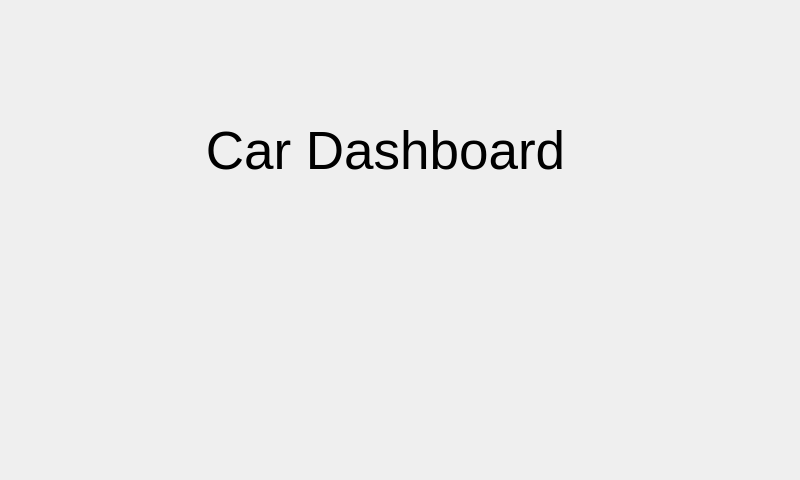
<?xml version="1.0" encoding="UTF-8"?>
<ui version="4.0">
 <class>Form</class>
 <widget class="QWidget" name="Form">
  <property name="geometry">
   <rect>
    <x>0</x>
    <y>0</y>
    <width>800</width>
    <height>480</height>
   </rect>
  </property>
  <property name="windowTitle">
   <string>Form</string>
  </property>
  <property name="windowIcon">
   <iconset>
    <normaloff>../Images/icon.png</normaloff>../Images/icon.png</iconset>
  </property>
  <property name="styleSheet">
   <string notr="true">QProgressBar:horizontal {
    border: 1px solid #3A3939;
    text-align: center;
    padding: 1px;
    background: #201F1F;
}
QProgressBar::chunk:horizontal {
    background-color: qlineargradient(spread:reflect, x1:1, y1:0.545, x2:1, y2:0, stop:0 rgba(28, 66, 111, 255), stop:1 rgba(37, 87, 146, 255));
}

QToolTip
{
    border: 1px solid #3A3939;
    background-color: rgb(90, 102, 117);;
    color: white;
    padding: 1px;
    opacity: 200;
}

QWidget
{
    color: silver;
    background-color: #302F2F;
    selection-background-color:#3d8ec9;
    selection-color: black;
    background-clip: border;
    border-image: none;
    outline: 0;
}

QWidget:item:hover
{
    background-color: #78879b;
    color: black;
}

QWidget:item:selected
{
    background-color: #3d8ec9;
}

QCheckBox
{
    spacing: 5px;
    outline: none;
    color: #bbb;
    margin-bottom: 2px;
}

QCheckBox:disabled
{
    color: #777777;
}
QCheckBox::indicator,
QGroupBox::indicator
{
    width: 18px;
    height: 18px;
}
QGroupBox::indicator
{
    margin-left: 2px;
}

QCheckBox::indicator:unchecked,
QCheckBox::indicator:unchecked:hover,
QGroupBox::indicator:unchecked,
QGroupBox::indicator:unchecked:hover
{
    image: url(:/dark_blue/img/checkbox_unchecked.png);
}

QCheckBox::indicator:unchecked:focus,
QCheckBox::indicator:unchecked:pressed,
QGroupBox::indicator:unchecked:focus,
QGroupBox::indicator:unchecked:pressed
{
  border: none;
    image: url(:/dark_blue/img/checkbox_unchecked_focus.png);
}

QCheckBox::indicator:checked,
QCheckBox::indicator:checked:hover,
QGroupBox::indicator:checked,
QGroupBox::indicator:checked:hover
{
    image: url(:/dark_blue/img/checkbox_checked.png);
}

QCheckBox::indicator:checked:focus,
QCheckBox::indicator:checked:pressed,
QGroupBox::indicator:checked:focus,
QGroupBox::indicator:checked:pressed
{
  border: none;
    image: url(:/dark_blue/img/checkbox_checked_focus.png);
}

QCheckBox::indicator:indeterminate,
QCheckBox::indicator:indeterminate:hover,
QCheckBox::indicator:indeterminate:pressed
QGroupBox::indicator:indeterminate,
QGroupBox::indicator:indeterminate:hover,
QGroupBox::indicator:indeterminate:pressed
{
    image: url(:/dark_blue/img/checkbox_indeterminate.png);
}

QCheckBox::indicator:indeterminate:focus,
QGroupBox::indicator:indeterminate:focus
{
    image: url(:/dark_blue/img/checkbox_indeterminate_focus.png);
}

QCheckBox::indicator:checked:disabled,
QGroupBox::indicator:checked:disabled
{
    image: url(:/dark_blue/img/checkbox_checked_disabled.png);
}

QCheckBox::indicator:unchecked:disabled,
QGroupBox::indicator:unchecked:disabled
{
    image: url(:/dark_blue/img/checkbox_unchecked_disabled.png);
}

QRadioButton
{
    spacing: 5px;
    outline: none;
    color: #bbb;
    margin-bottom: 2px;
}

QRadioButton:disabled
{
    color: #777777;
}
QRadioButton::indicator
{
    width: 21px;
    height: 21px;
}

QRadioButton::indicator:unchecked,
QRadioButton::indicator:unchecked:hover
{
    image: url(:/dark_blue/img/radio_unchecked.png);
}

QRadioButton::indicator:unchecked:focus,
QRadioButton::indicator:unchecked:pressed
{
  border: none;
  outline: none;
    image: url(:/dark_blue/img/radio_unchecked_focus.png);
}

QRadioButton::indicator:checked,
QRadioButton::indicator:checked:hover
{
  border: none;
  outline: none;
    image: url(:/dark_blue/img/radio_checked.png);
}

QRadioButton::indicator:checked:focus,
QRadioButton::indicato::menu-arrowr:checked:pressed
{
  border: none;
  outline: none;
    image: url(:/dark_blue/img/radio_checked_focus.png);
}

QRadioButton::indicator:indeterminate,
QRadioButton::indicator:indeterminate:hover,
QRadioButton::indicator:indeterminate:pressed
{
        image: url(:/dark_blue/img/radio_indeterminate.png);
}

QRadioButton::indicator:checked:disabled
{
  outline: none;
  image: url(:/dark_blue/img/radio_checked_disabled.png);
}

QRadioButton::indicator:unchecked:disabled
{
    image: url(:/dark_blue/img/radio_unchecked_disabled.png);
}


QMenuBar
{
    background-color: #302F2F;
    color: silver;
}

QMenuBar::item
{
    background: transparent;
}

QMenuBar::item:selected
{
    background: transparent;
    border: 1px solid #3A3939;
}

QMenuBar::item:pressed
{
    border: 1px solid #3A3939;
    background-color: #3d8ec9;
    color: black;
    margin-bottom:-1px;
    padding-bottom:1px;
}

QMenu
{
    border: 1px solid #3A3939;
    color: silver;
    margin: 1px;
}

QMenu::icon
{
    margin: 1px;
}

QMenu::item
{
    padding: 2px 2px 2px 25px;
    margin-left: 5px;
    border: 1px solid transparent; /* reserve space for selection border */
}

QMenu::item:selected
{
    color: black;
}

QMenu::separator {
    height: 2px;
    background: lightblue;
    margin-left: 10px;
    margin-right: 5px;
}

QMenu::indicator {
    width: 16px;
    height: 16px;
}

/* non-exclusive indicator = check box style indicator
   (see QActionGroup::setExclusive) */
QMenu::indicator:non-exclusive:unchecked {
    image: url(:/dark_blue/img/checkbox_unchecked.png);
}

QMenu::indicator:non-exclusive:unchecked:selected {
    image: url(:/dark_blue/img/checkbox_unchecked_disabled.png);
}

QMenu::indicator:non-exclusive:checked {
    image: url(:/dark_blue/img/checkbox_checked.png);
}

QMenu::indicator:non-exclusive:checked:selected {
    image: url(:/dark_blue/img/checkbox_checked_disabled.png);
}

/* exclusive indicator = radio button style indicator (see QActionGroup::setExclusive) */
QMenu::indicator:exclusive:unchecked {
    image: url(:/dark_blue/img/radio_unchecked.png);
}

QMenu::indicator:exclusive:unchecked:selected {
    image: url(:/dark_blue/img/radio_unchecked_disabled.png);
}

QMenu::indicator:exclusive:checked {
    image: url(:/dark_blue/img/radio_checked.png);
}

QMenu::indicator:exclusive:checked:selected {
    image: url(:/dark_blue/img/radio_checked_disabled.png);
}

QMenu::right-arrow {
    margin: 5px;
    image: url(:/dark_blue/img/right_arrow.png)
}


QWidget:disabled
{
    color: #808080;
    background-color: #302F2F;
}

QAbstractItemView
{
    alternate-background-color: #3A3939;
    color: silver;
    border: 1px solid 3A3939;
    border-radius: 2px;
    padding: 1px;
}

QWidget:focus, QMenuBar:focus
{
    border: 1px solid #78879b;
}

QTabWidget:focus, QCheckBox:focus, QRadioButton:focus, QSlider:focus
{
    border: none;
}

QLineEdit
{
    background-color: #201F1F;
    padding: 2px;
    border-style: solid;
    border: 1px solid #3A3939;
    border-radius: 2px;
    color: silver;
}

QGroupBox {
    border:1px solid #3A3939;
    border-radius: 2px;
    margin-top: 20px;
    background-color: #302F2F;
    color: silver;
}

QGroupBox::title {
    subcontrol-origin: margin;
    subcontrol-position: top center;
    padding-left: 10px;
    padding-right: 10px;
    padding-top: 10px;
}

QAbstractScrollArea
{
    border-radius: 2px;
    border: 1px solid #3A3939;
    background-color: transparent;
}

QScrollBar:horizontal
{
    height: 15px;
    margin: 3px 15px 3px 15px;
    border: 1px transparent #2A2929;
    border-radius: 4px;
    background-color: #2A2929;
}

QScrollBar::handle:horizontal
{
    background-color: #605F5F;
    min-width: 5px;
    border-radius: 4px;
}

QScrollBar::add-line:horizontal
{
    margin: 0px 3px 0px 3px;
    border-image: url(:/dark_blue/img/right_arrow_disabled.png);
    width: 10px;
    height: 10px;
    subcontrol-position: right;
    subcontrol-origin: margin;
}

QScrollBar::sub-line:horizontal
{
    margin: 0px 3px 0px 3px;
    border-image: url(:/dark_blue/img/left_arrow_disabled.png);
    height: 10px;
    width: 10px;
    subcontrol-position: left;
    subcontrol-origin: margin;
}

QScrollBar::add-line:horizontal:hover,QScrollBar::add-line:horizontal:on
{
    border-image: url(:/dark_blue/img/right_arrow.png);
    height: 10px;
    width: 10px;
    subcontrol-position: right;
    subcontrol-origin: margin;
}


QScrollBar::sub-line:horizontal:hover, QScrollBar::sub-line:horizontal:on
{
    border-image: url(:/dark_blue/img/left_arrow.png);
    height: 10px;
    width: 10px;
    subcontrol-position: left;
    subcontrol-origin: margin;
}

QScrollBar::up-arrow:horizontal, QScrollBar::down-arrow:horizontal
{
    background: none;
}


QScrollBar::add-page:horizontal, QScrollBar::sub-page:horizontal
{
    background: none;
}

QScrollBar:vertical
{
    background-color: #2A2929;
    width: 15px;
    margin: 15px 3px 15px 3px;
    border: 1px transparent #2A2929;
    border-radius: 4px;
}

QScrollBar::handle:vertical
{
    background-color: #605F5F;
    min-height: 5px;
    border-radius: 4px;
}

QScrollBar::sub-line:vertical
{
    margin: 3px 0px 3px 0px;
    border-image: url(:/dark_blue/img/up_arrow_disabled.png);
    height: 10px;
    width: 10px;
    subcontrol-position: top;
    subcontrol-origin: margin;
}

QScrollBar::add-line:vertical
{
    margin: 3px 0px 3px 0px;
    border-image: url(:/dark_blue/img/down_arrow_disabled.png);
    height: 10px;
    width: 10px;
    subcontrol-position: bottom;
    subcontrol-origin: margin;
}

QScrollBar::sub-line:vertical:hover,QScrollBar::sub-line:vertical:on
{

    border-image: url(:/dark_blue/img/up_arrow.png);
    height: 10px;
    width: 10px;
    subcontrol-position: top;
    subcontrol-origin: margin;
}


QScrollBar::add-line:vertical:hover, QScrollBar::add-line:vertical:on
{
    border-image: url(:/dark_blue/img/down_arrow.png);
    height: 10px;
    width: 10px;
    subcontrol-position: bottom;
    subcontrol-origin: margin;
}

QScrollBar::up-arrow:vertical, QScrollBar::down-arrow:vertical
{
    background: none;
}


QScrollBar::add-page:vertical, QScrollBar::sub-page:vertical
{
    background: none;
}

QTextEdit
{
    background-color: #201F1F;
    color: silver;
    border: 1px solid #3A3939;
}

QPlainTextEdit
{
    background-color: #201F1F;;
    color: silver;
    border-radius: 2px;
    border: 1px solid #3A3939;
}

QHeaderView::section
{
    background-color: #3A3939;
    color: silver;
    padding-left: 4px;
    border: 1px solid #6c6c6c;
}

QSizeGrip {
    image: url(:/dark_blue/img/sizegrip.png);
    width: 12px;
    height: 12px;
}

QMainWindow
{
    background-color: #302F2F;

}

QMainWindow::separator
{
    background-color: #302F2F;
    color: white;
    padding-left: 4px;
    spacing: 2px;
    border: 1px dashed #3A3939;
}

QMainWindow::separator:hover
{

    background-color: #787876;
    color: white;
    padding-left: 4px;
    border: 1px solid #3A3939;
    spacing: 2px;
}


QMenu::separator
{
    height: 1px;
    background-color: #3A3939;
    color: white;
    padding-left: 4px;
    margin-left: 10px;
    margin-right: 5px;
}


QFrame
{
    border-radius: 2px;
    border: 1px solid #444;
}

QFrame[frameShape=&quot;0&quot;]
{
    border-radius: 2px;
    border: 1px transparent #444;
}

QStackedWidget
{
    background-color: #302F2F;
    border: 1px transparent black;
}

QToolBar {
    border: 1px transparent #393838;
    background: 1px solid #302F2F;
    font-weight: bold;
}

QToolBar::handle:horizontal {
    image: url(:/dark_blue/img/Hmovetoolbar.png);
}
QToolBar::handle:vertical {
    image: url(:/dark_blue/img/Vmovetoolbar.png);
}
QToolBar::separator:horizontal {
    image: url(:/dark_blue/img/Hsepartoolbar.png);
}
QToolBar::separator:vertical {
    image: url(:/dark_blue/img/Vsepartoolbars.png);
}

QPushButton
{
    color: silver;
    background-color: #302F2F;
    border-width: 2px;
    border-color: #4A4949;
    border-style: solid;
    padding-top: 2px;
    padding-bottom: 2px;
    padding-left: 10px;
    padding-right: 10px;
    border-radius: 4px;
    /* outline: none; */
    /* min-width: 40px; */
}

QPushButton:disabled
{
    background-color: #302F2F;
    border-width: 2px;
    border-color: #3A3939;
    border-style: solid;
    padding-top: 2px;
    padding-bottom: 2px;
    padding-left: 10px;
    padding-right: 10px;
    /*border-radius: 2px;*/
    color: #808080;
}

QPushButton:focus {
    background-color: #3d8ec9;
    color: white;
}

QComboBox
{
    selection-background-color: #3d8ec9;
    background-color: #201F1F;
    border-style: solid;
    border: 1px solid #3A3939;
    border-radius: 2px;
    padding: 2px;
    min-width: 75px;
}

QPushButton:checked{
    background-color: #4A4949;
    border-color: #6A6969;
}

QPushButton:hover {
    border: 2px solid #78879b;
    color: silver;
}

QComboBox:hover, QAbstractSpinBox:hover,QLineEdit:hover,QTextEdit:hover,QPlainTextEdit:hover,QAbstractView:hover,QTreeView:hover
{
    border: 1px solid #78879b;
    color: silver;
}

QComboBox:on
{
    background-color: #626873;
    padding-top: 3px;
    padding-left: 4px;
    selection-background-color: #4a4a4a;
}

QComboBox QAbstractItemView
{
    background-color: #201F1F;
    border-radius: 2px;
    border: 1px solid #444;
    selection-background-color: #3d8ec9;
    color: silver;
}

QComboBox::drop-down
{
    subcontrol-origin: padding;
    subcontrol-position: top right;
    width: 15px;

    border-left-width: 0px;
    border-left-color: darkgray;
    border-left-style: solid;
    border-top-right-radius: 3px;
    border-bottom-right-radius: 3px;
}

QComboBox::down-arrow
{
    image: url(:/dark_blue/img/down_arrow_disabled.png);
}

QComboBox::down-arrow:on, QComboBox::down-arrow:hover,
QComboBox::down-arrow:focus
{
    image: url(:/dark_blue/img/down_arrow.png);
}

QPushButton:pressed
{
    background-color: #484846;
}

QAbstractSpinBox {
    padding-top: 2px;
    padding-bottom: 2px;
    border: 1px solid #3A3939;
    background-color: #201F1F;
    color: silver;
    border-radius: 2px;
    min-width: 75px;
}

QAbstractSpinBox:up-button
{
    background-color: transparent;
    subcontrol-origin: border;
    subcontrol-position: top right;
}

QAbstractSpinBox:down-button
{
    background-color: transparent;
    subcontrol-origin: border;
    subcontrol-position: bottom right;
}

QAbstractSpinBox::up-arrow,QAbstractSpinBox::up-arrow:disabled,QAbstractSpinBox::up-arrow:off {
    image: url(:/dark_blue/img/up_arrow_disabled.png);
    width: 10px;
    height: 10px;
}
QAbstractSpinBox::up-arrow:hover
{
    image: url(:/dark_blue/img/up_arrow.png);
}


QAbstractSpinBox::down-arrow,QAbstractSpinBox::down-arrow:disabled,QAbstractSpinBox::down-arrow:off
{
    image: url(:/dark_blue/img/down_arrow_disabled.png);
    width: 10px;
    height: 10px;
}
QAbstractSpinBox::down-arrow:hover
{
    image: url(:/dark_blue/img/down_arrow.png);
}


QLabel
{
    border: 0px solid black;
}

QTabWidget{
    border: 1px transparent black;
}

QTabWidget::pane {
    border: 1px solid #444;
    border-radius: 3px;
    padding: 3px;
}

QTabBar
{
    qproperty-drawBase: 0;
    left: 5px; /* move to the right by 5px */
}

QTabBar:focus
{
    border: 0px transparent black;
}

QTabBar::close-button  {
    image: url(:/dark_blue/img/close.png);
    background: transparent;
}

QTabBar::close-button:hover
{
    image: url(:/dark_blue/img/close-hover.png);
    background: transparent;
}

QTabBar::close-button:pressed {
    image: url(:/dark_blue/img/close-pressed.png);
    background: transparent;
}

/* TOP TABS */
QTabBar::tab:top {
    color: #b1b1b1;
    border: 1px solid #4A4949;
    border-bottom: 1px transparent black;
    background-color: #302F2F;
    padding: 5px;
    border-top-left-radius: 2px;
    border-top-right-radius: 2px;
}

QTabBar::tab:top:!selected
{
    color: #b1b1b1;
    background-color: #201F1F;
    border: 1px transparent #4A4949;
    border-bottom: 1px transparent #4A4949;
    border-top-left-radius: 0px;
    border-top-right-radius: 0px;
}

QTabBar::tab:top:!selected:hover {
    background-color: #48576b;
}

/* BOTTOM TABS */
QTabBar::tab:bottom {
    color: #b1b1b1;
    border: 1px solid #4A4949;
    border-top: 1px transparent black;
    background-color: #302F2F;
    padding: 5px;
    border-bottom-left-radius: 2px;
    border-bottom-right-radius: 2px;
}

QTabBar::tab:bottom:!selected
{
    color: #b1b1b1;
    background-color: #201F1F;
    border: 1px transparent #4A4949;
    border-top: 1px transparent #4A4949;
    border-bottom-left-radius: 0px;
    border-bottom-right-radius: 0px;
}

QTabBar::tab:bottom:!selected:hover {
    background-color: #78879b;
}

/* LEFT TABS */
QTabBar::tab:left {
    color: #b1b1b1;
    border: 1px solid #4A4949;
    border-left: 1px transparent black;
    background-color: #302F2F;
    padding: 5px;
    border-top-right-radius: 2px;
    border-bottom-right-radius: 2px;
}

QTabBar::tab:left:!selected
{
    color: #b1b1b1;
    background-color: #201F1F;
    border: 1px transparent #4A4949;
    border-right: 1px transparent #4A4949;
    border-top-right-radius: 0px;
    border-bottom-right-radius: 0px;
}

QTabBar::tab:left:!selected:hover {
    background-color: #48576b;
}


/* RIGHT TABS */
QTabBar::tab:right {
    color: #b1b1b1;
    border: 1px solid #4A4949;
    border-right: 1px transparent black;
    background-color: #302F2F;
    padding: 5px;
    border-top-left-radius: 2px;
    border-bottom-left-radius: 2px;
}

QTabBar::tab:right:!selected
{
    color: #b1b1b1;
    background-color: #201F1F;
    border: 1px transparent #4A4949;
    border-right: 1px transparent #4A4949;
    border-top-left-radius: 0px;
    border-bottom-left-radius: 0px;
}

QTabBar::tab:right:!selected:hover {
    background-color: #48576b;
}

QTabBar QToolButton::right-arrow:enabled {
     image: url(:/dark_blue/img/right_arrow.png);
 }

 QTabBar QToolButton::left-arrow:enabled {
     image: url(:/dark_blue/img/left_arrow.png);
 }

QTabBar QToolButton::right-arrow:disabled {
     image: url(:/dark_blue/img/right_arrow_disabled.png);
 }

 QTabBar QToolButton::left-arrow:disabled {
     image: url(:/dark_blue/img/left_arrow_disabled.png);
 }


QDockWidget {
    border: 1px solid #403F3F;
    titlebar-close-icon: url(:/dark_blue/img/close.png);
    titlebar-normal-icon: url(:/dark_blue/img/undock.png);
}

QDockWidget::close-button, QDockWidget::float-button {
    border: 1px solid transparent;
    border-radius: 2px;
    background: transparent;
}

QDockWidget::close-button:hover, QDockWidget::float-button:hover {
    background: rgba(255, 255, 255, 10);
}

QDockWidget::close-button:pressed, QDockWidget::float-button:pressed {
    padding: 1px -1px -1px 1px;
    background: rgba(255, 255, 255, 10);
}

QTreeView, QListView, QTextBrowser, AtLineEdit, AtLineEdit::hover {
    border: 1px solid #444;
    background-color: silver;
    border-radius: 3px;
    margin-left: 3px;
    color: black;
}

QTreeView:branch:selected, QTreeView:branch:hover {
    background: url(:/dark_blue/img/transparent.png);
}

QTreeView::branch:has-siblings:!adjoins-item {
    border-image: url(:/dark_blue/img/transparent.png);
}

QTreeView::branch:has-siblings:adjoins-item {
    border-image: url(:/dark_blue/img/transparent.png);
}

QTreeView::branch:!has-children:!has-siblings:adjoins-item {
    border-image: url(:/dark_blue/img/transparent.png);
}

QTreeView::branch:has-children:!has-siblings:closed,
QTreeView::branch:closed:has-children:has-siblings {
    image: url(:/dark_blue/img/branch_closed.png);
}

QTreeView::branch:open:has-children:!has-siblings,
QTreeView::branch:open:has-children:has-siblings  {
    image: url(:/dark_blue/img/branch_open.png);
}

QTreeView::branch:has-children:!has-siblings:closed:hover,
QTreeView::branch:closed:has-children:has-siblings:hover {
    image: url(:/dark_blue/img/branch_closed-on.png);
    }

QTreeView::branch:open:has-children:!has-siblings:hover,
QTreeView::branch:open:has-children:has-siblings:hover  {
    image: url(:/dark_blue/img/branch_open-on.png);
    }

QListView::item:!selected:hover, QListView::item:!selected:hover, QTreeView::item:!selected:hover  {
    background: rgba(0, 0, 0, 0);
    outline: 0;
    color: #FFFFFF
}

QListView::item:selected:hover, QListView::item:selected:hover, QTreeView::item:selected:hover  {
    background: #3d8ec9;
    color: #FFFFFF;
}

QSlider::groove:horizontal {
    border: 1px solid #3A3939;
    height: 8px;
    background: #201F1F;
    margin: 2px 0;
    border-radius: 2px;
}

QSlider::handle:horizontal {
    background: QLinearGradient( x1: 0, y1: 0, x2: 0, y2: 1,
      stop: 0.0 silver, stop: 0.2 #a8a8a8, stop: 1 #727272);
    border: 1px solid #3A3939;
    width: 14px;
    height: 14px;
    margin: -4px 0;
    border-radius: 2px;
}

QSlider::groove:vertical {
    border: 1px solid #3A3939;
    width: 8px;
    background: #201F1F;
    margin: 0 0px;
    border-radius: 2px;
}

QSlider::handle:vertical {
    background: QLinearGradient( x1: 0, y1: 0, x2: 0, y2: 1, stop: 0.0 silver,
    stop: 0.2 #a8a8a8, stop: 1 #727272);
    border: 1px solid #3A3939;
    width: 14px;
    height: 14px;
    margin: 0 -4px;
    border-radius: 2px;
}

QToolButton {
    /*  background-color: transparent; */
    border: 2px transparent #4A4949;
    border-radius: 4px;
    background-color: dimgray;
    margin: 2px;
    padding: 2px;
}

QToolButton[popupMode=&quot;1&quot;] { /* only for MenuButtonPopup */
 padding-right: 20px; /* make way for the popup button */
 border: 2px transparent #4A4949;
 border-radius: 4px;
}

QToolButton[popupMode=&quot;2&quot;] { /* only for InstantPopup */
 padding-right: 10px; /* make way for the popup button */
 border: 2px transparent #4A4949;
}


QToolButton:hover, QToolButton::menu-button:hover {
    border: 2px solid #78879b;
}

QToolButton:checked, QToolButton:pressed,
    QToolButton::menu-button:pressed {
    background-color: #4A4949;
    border: 2px solid #78879b;
}

/* the subcontrol below is used only in the InstantPopup or DelayedPopup mode */
QToolButton::menu-indicator {
    image: url(:/dark_blue/img/down_arrow.png);
    top: -7px; left: -2px; /* shift it a bit */
}

/* the subcontrols below are used only in the MenuButtonPopup mode */
QToolButton::menu-button {
    border: 1px transparent #4A4949;
    border-top-right-radius: 6px;
    border-bottom-right-radius: 6px;
    /* 16px width + 4px for border = 20px allocated above */
    width: 16px;
    outline: none;
}

QToolButton::menu-arrow {
    image: url(:/dark_blue/img/down_arrow.png);
}

QToolButton::menu-arrow:open {
    top: 1px; left: 1px; /* shift it a bit */
    border: 1px solid #3A3939;
}

QPushButton::menu-indicator  {
    subcontrol-origin: padding;
    subcontrol-position: bottom right;
    left: 4px;
}

QTableView
{
    border: 1px solid #444;
    gridline-color: #6c6c6c;
    background-color: #201F1F;
}


QTableView, QHeaderView
{
    border-radius: 0px;
}

QTableView::item:pressed, QListView::item:pressed, QTreeView::item:pressed  {
    background: #78879b;
    color: #FFFFFF;
}

QTableView::item:selected:active, QTreeView::item:selected:active, QListView::item:selected:active  {
    background: #3d8ec9;
    color: #FFFFFF;
}


QHeaderView
{
    border: 1px transparent;
    border-radius: 2px;
    margin: 0px;
    padding: 0px;
}

QHeaderView::section  {
    background-color: #3A3939;
    color: silver;
    padding: 4px;
    border: 1px solid #6c6c6c;
    border-radius: 0px;
    text-align: center;
}

QHeaderView::section::vertical::first, QHeaderView::section::vertical::only-one
{
    border-top: 1px solid #6c6c6c;
}

QHeaderView::section::vertical
{
    border-top: transparent;
}

QHeaderView::section::horizontal::first, QHeaderView::section::horizontal::only-one
{
    border-left: 1px solid #6c6c6c;
}

QHeaderView::section::horizontal
{
    border-left: transparent;
}


QHeaderView::section:checked
 {
    color: white;
    background-color: #5A5959;
 }

 /* style the sort indicator */
QHeaderView::down-arrow {
    image: url(:/dark_blue/img/down_arrow.png);
}

QHeaderView::up-arrow {
    image: url(:/dark_blue/img/up_arrow.png);
}


QTableCornerButton::section {
    background-color: #3A3939;
    border: 1px solid #3A3939;
    border-radius: 2px;
}

QToolBox  {
    padding: 3px;
    border: 1px transparent black;
}

QToolBox::tab {
    color: #b1b1b1;
    background-color: #302F2F;
    border: 1px solid #4A4949;
    border-bottom: 1px transparent #302F2F;
    border-top-left-radius: 5px;
    border-top-right-radius: 5px;
}

 QToolBox::tab:selected { /* italicize selected tabs */
    font: italic;
    background-color: #302F2F;
    border-color: #3d8ec9;
 }

QStatusBar::item {
    border: 1px solid #3A3939;
    border-radius: 2px;
 }


QFrame[height=&quot;3&quot;], QFrame[width=&quot;3&quot;] {
    background-color: #AAA;
}


QSplitter::handle {
    border: 1px dashed #3A3939;
}

QSplitter::handle:hover {
    background-color: #787876;
    border: 1px solid #3A3939;
}

QSplitter::handle:horizontal {
    width: 1px;
}

QSplitter::handle:vertical {
    height: 1px;
}

QListWidget {
    background-color: silver;
    border-radius: 5px;
    margin-left: 5px;
}

QListWidget::item {
    color: black;
}

QMessageBox {
    messagebox-critical-icon	: url(:/dark_blue/img/critical.png);
    messagebox-information-icon	: url(:/dark_blue/img/information.png);
    messagebox-question-icon	: url(:/dark_blue/img/question.png);
    messagebox-warning-icon:    : url(:/dark_blue/img/warning.png);
}

ColorButton::enabled {
    border-radius: 0px;
    border: 1px solid #444444;
}

ColorButton::disabled {
    border-radius: 0px;
    border: 1px solid #AAAAAA;
}</string>
  </property>
  <widget class="QLabel" name="label">
   <property name="geometry">
    <rect>
     <x>150</x>
     <y>50</y>
     <width>471</width>
     <height>201</height>
    </rect>
   </property>
   <property name="font">
    <font>
     <pointsize>40</pointsize>
    </font>
   </property>
   <property name="styleSheet">
    <string notr="true"/>
   </property>
   <property name="text">
    <string>Car Dashboard</string>
   </property>
   <property name="scaledContents">
    <bool>true</bool>
   </property>
   <property name="alignment">
    <set>Qt::AlignCenter</set>
   </property>
  </widget>
  <widget class="QLabel" name="label_2">
   <property name="geometry">
    <rect>
     <x>310</x>
     <y>270</y>
     <width>131</width>
     <height>121</height>
    </rect>
   </property>
   <property name="font">
    <font>
     <pointsize>40</pointsize>
    </font>
   </property>
   <property name="styleSheet">
    <string notr="true">color: rgb(170, 0, 0);</string>
   </property>
   <property name="text">
    <string/>
   </property>
   <property name="pixmap">
    <pixmap>../Images/load.png</pixmap>
   </property>
   <property name="scaledContents">
    <bool>true</bool>
   </property>
   <property name="alignment">
    <set>Qt::AlignCenter</set>
   </property>
  </widget>
  <widget class="QLabel" name="label_3">
   <property name="geometry">
    <rect>
     <x>450</x>
     <y>290</y>
     <width>101</width>
     <height>101</height>
    </rect>
   </property>
   <property name="font">
    <font>
     <pointsize>40</pointsize>
    </font>
   </property>
   <property name="styleSheet">
    <string notr="true">color: rgb(170, 0, 0);</string>
   </property>
   <property name="text">
    <string/>
   </property>
   <property name="pixmap">
    <pixmap>../Images/load.png</pixmap>
   </property>
   <property name="scaledContents">
    <bool>true</bool>
   </property>
   <property name="alignment">
    <set>Qt::AlignCenter</set>
   </property>
  </widget>
  <widget class="QLabel" name="label_4">
   <property name="geometry">
    <rect>
     <x>200</x>
     <y>290</y>
     <width>101</width>
     <height>101</height>
    </rect>
   </property>
   <property name="font">
    <font>
     <pointsize>40</pointsize>
    </font>
   </property>
   <property name="styleSheet">
    <string notr="true">color: rgb(170, 0, 0);</string>
   </property>
   <property name="text">
    <string/>
   </property>
   <property name="pixmap">
    <pixmap>../Images/load.png</pixmap>
   </property>
   <property name="scaledContents">
    <bool>true</bool>
   </property>
   <property name="alignment">
    <set>Qt::AlignCenter</set>
   </property>
  </widget>
 </widget>
 <resources/>
 <connections/>
</ui>
